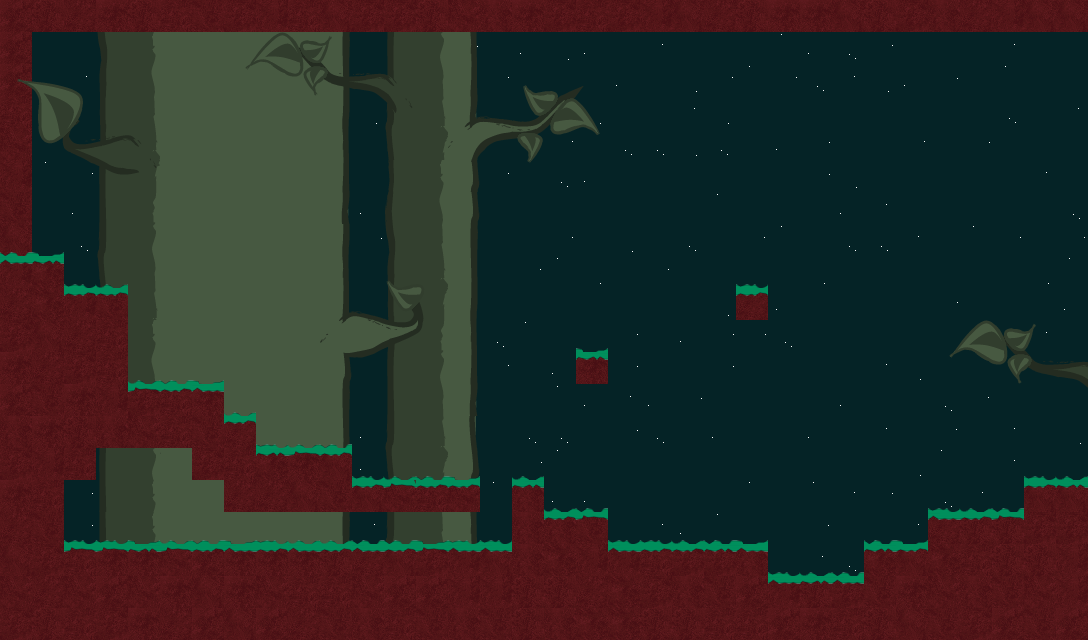

Rendered tile map (Tiled .tmx) drawn with the repository's tilesets; below, a short description and the map source with its tile grids summarised:
An orthogonal 34x20 tile map with 32x32 px tiles, 5 tile layers (Tile Layer 1, Tile Layer 2, trunks, branches, ...), 6 tilesets and 9 objects (2x textField, 2x enemy, leafTest, cage, npc, ...).

<map version="1.0" orientation="orthogonal" width="34" height="20" tilewidth="32" tileheight="32">
 <tileset firstgid="1" name="Night9_01" tilewidth="32" tileheight="32">
  <image source="images/Night9_01.png" width="128" height="128" />
 </tileset>
 <tileset firstgid="17" name="GrassTop4_01" tilewidth="32" tileheight="32">
  <image source="images/GrassTop4_01.png" width="128" height="32" />
 </tileset>
 <tileset firstgid="21" name="Mud4_02" tilewidth="32" tileheight="32">
  <properties>
   <property name="blocked" value="true" />
  </properties>
  <image source="images/Mud4_02.png" width="144" height="96" />
 </tileset>
 <tileset firstgid="33" name="trunk01" tilewidth="32" tileheight="32">
  <image source="images/trunk01.png" width="160" height="320" />
 </tileset>
 <tileset firstgid="83" name="branches01" tilewidth="32" tileheight="32">
  <image source="images/branches01.png" width="192" height="779" />
 </tileset>
 <tileset firstgid="227" name="GrassBottom" tilewidth="32" tileheight="32">
  <image source="images/grassbottom.png" width="128" height="32" />
 </tileset>
 <layer name="Tile Layer 1" width="34" height="20">
  <properties>
   <property name="render-index" value="-10000" />
  </properties>
  <data>[680 cells, 680 non-empty, 28 distinct tile ids]</data>
 </layer>
 <layer name="Tile Layer 2" width="34" height="20">
  <properties>
   <property name="render-index" value="5000" />
  </properties>
  <data>[680 cells, 49 non-empty, 4 distinct tile ids]</data>
 </layer>
 <layer name="trunks" width="34" height="20">
  <properties>
   <property name="render-index" value="-6000" />
  </properties>
  <data>[680 cells, 152 non-empty, 34 distinct tile ids]</data>
 </layer>
 <layer name="branches" width="34" height="20">
  <properties>
   <property name="render-index" value="-4000" />
  </properties>
  <data>[680 cells, 97 non-empty, 81 distinct tile ids]</data>
 </layer>
 <objectgroup name="text" width="34" height="20">
  <object name="01_gtf1" type="textField" x="608" y="448" width="160" height="96">
   <properties>
    <property name="text" value="This is a test" />
    <property name="valign" value="top" />
   </properties>
  </object>
  <object name="01_npctf" type="textField" x="608" y="288" width="416" height="288">
   <properties>
    <property name="text" value="This is a test" />
    <property name="valign" value="top" />
   </properties>
  </object>
 </objectgroup>
 <objectgroup name="Enemy" width="34" height="20">
  <object name="01_enemy_rawr2" type="enemy" x="256" y="416" width="32" height="32">
   <properties>
    <property name="type" value="rawr" />
   </properties>
  </object>
  <object name="01_enemy_rawr1" type="enemy" x="64" y="256" width="32" height="32">
   <properties>
    <property name="type" value="rawr" />
   </properties>
  </object>
 </objectgroup>
 <objectgroup name="leaves" width="34" height="20">
  <object name="01_leaf1" type="leafTest" x="645" y="512" width="34" height="32" />
 </objectgroup>
 <objectgroup name="Cage" width="34" height="20">
  <object name="01_cage1" type="cage" x="800" y="512" width="32" height="64" />
 </objectgroup>
 <objectgroup name="NPC" width="34" height="20">
  <object name="01_npc_bob" type="npc" x="800" y="544" width="32" height="32">
   <properties>
    <property name="text_id" value="01_npctf" />
    <property name="type" value="bob" />
   </properties>
  </object>
 </objectgroup>
 <layer name="grass_infront" width="34" height="20">
  <properties>
   <property name="render-index" value="5000" />
  </properties>
  <data>[680 cells, 49 non-empty, 4 distinct tile ids]</data>
 </layer>
 <objectgroup name="teleporters" width="34" height="20">
  <object name="01_tr1" type="teleport_recieve" x="32" y="32" width="1024" height="32" />
 </objectgroup>
 <objectgroup name="item" width="34" height="20">
  <object name="01_i_w_stick1" type="weapon_item_stick" x="128" y="512" width="32" height="32" />
 </objectgroup>
</map>
